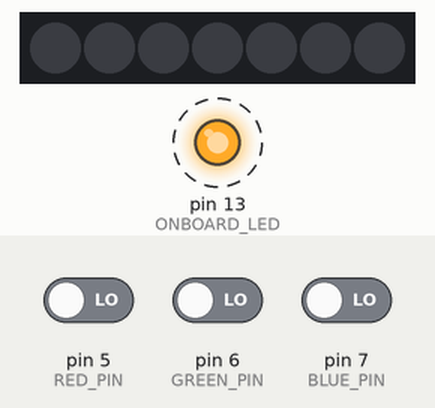
This sketch was run on a simulated Arduino Uno, built with avr-gcc and run on an emulated ATmega328P. Parts: 7 RGB LEDs in strip order, left to right, output pins drawn as LEDs (lit = HIGH). Dashed ring = blinking. The inputs (shaded band) are chosen by the test bench; at power-on: pin 5 (RED_PIN) LOW, pin 6 (GREEN_PIN) LOW, pin 7 (BLUE_PIN) LOW. Dim RGB values are drawn brighter than linear.

Above: at 1.2 s.
1.3 s: pin 5 (RED_PIN) driven HIGH
At 1.65 s:
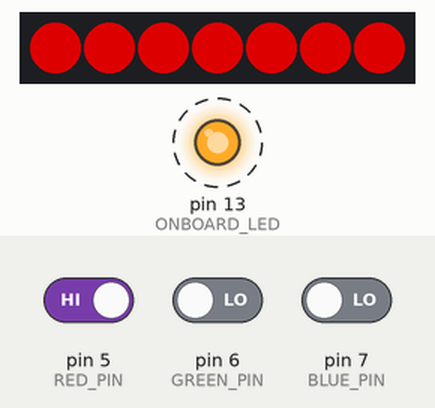
3.9 s: pin 6 (GREEN_PIN) driven HIGH
At 4.67 s:
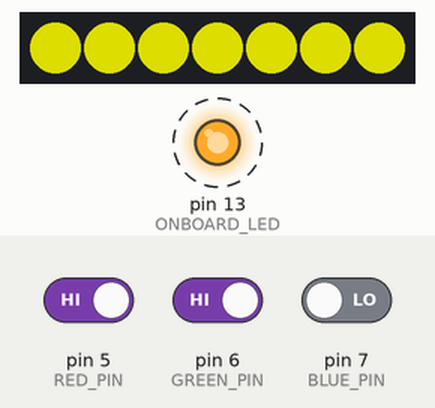
6.6 s: pin 7 (BLUE_PIN) driven HIGH
At 7.08 s:
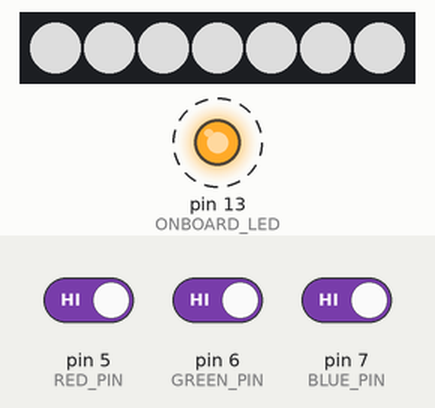
9.3 s: pin 5 (RED_PIN) driven LOW
At 9.49 s:
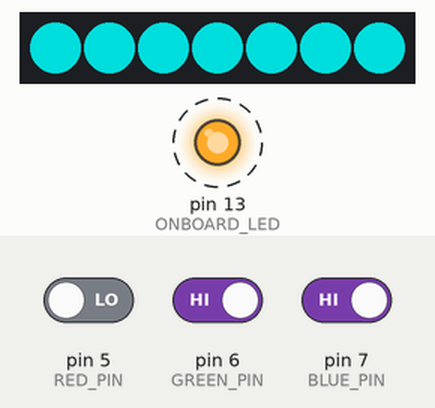
11.7 s: pin 6 (GREEN_PIN) driven LOW
At 11.9 s:
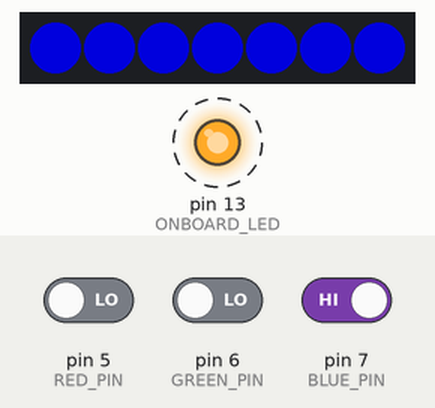
14.1 s: pin 5 (RED_PIN) driven HIGH
At 14.31 s:
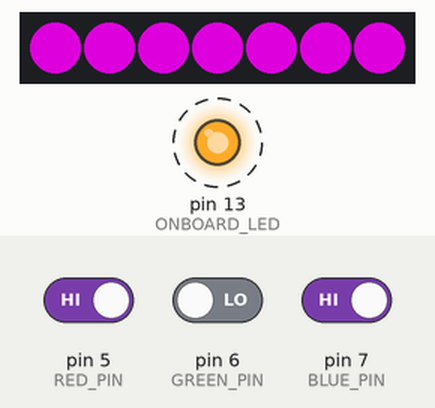
Timing chart, 0 to 17.5 s (numbered marks = the images above; inputs shaded):
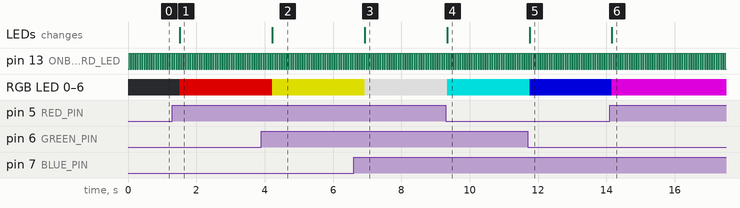

The sketch:

DeepSpaceRobotLEDs.ino
```cpp
#include <FastLED.h>

#define NUM_LEDS 7
#define DATA_PIN 12

#define RED_PIN 5
#define GREEN_PIN 6
#define BLUE_PIN 7

#define ONBOARD_LED 13

#define CHIPSET WS2811
#define COLOR_ORDER RGB
#define BRIGHTNESS 150 // 96 to 200

CRGB leds[NUM_LEDS];

void setup() {
  FastLED.addLeds<CHIPSET, DATA_PIN, COLOR_ORDER>(leds, NUM_LEDS).setCorrection( TypicalLEDStrip );
  FastLED.setBrightness( BRIGHTNESS );
  randomSeed(analogRead(0));
  Serial.begin(9600);
  pinMode(RED_PIN, INPUT);
  pinMode(GREEN_PIN, INPUT);
  pinMode(BLUE_PIN, INPUT);
  pinMode(ONBOARD_LED, OUTPUT);
}

void loop() {
  CRGB color(digitalRead(RED_PIN)*255, digitalRead(GREEN_PIN)*255, digitalRead(BLUE_PIN)*255);
  allColor(color);
  delay(33);

  // just so we know it's running...
  static bool ledState = false;
  ledState ^= true;
  digitalWrite(ONBOARD_LED, ledState);
}

// Changes all LEDS to given color
void allColor(CRGB c){
  for(int i=0; i<NUM_LEDS; i++){
    leds[i] = c;
  }
  FastLED.show();
}
```

Measured:
- after the input at 1.3 s, RGB LED 0–6: off → RGB(150, 0, 0) after 0.21 s; the LEDs: change after 0.21 s (image 1)
- after the input at 3.9 s, RGB LED 0–6: RGB(150, 0, 0) → RGB(150, 150, 0) after 0.32 s; the LEDs: change after 0.32 s (image 2)
- after the input at 6.6 s, RGB LED 0–6: RGB(150, 150, 0) → RGB(150, 150, 150) after 0.33 s; the LEDs: change after 0.33 s (image 3)
- after the input at 9.3 s, RGB LED 0–6: RGB(150, 150, 150) → RGB(0, 150, 150) at once; the LEDs: change at once (image 4)
- after the input at 11.7 s, RGB LED 0–6: RGB(0, 150, 150) → RGB(0, 0, 150) after 0.05 s; the LEDs: change after 0.05 s (image 5)
- after the input at 14.1 s, RGB LED 0–6: RGB(0, 0, 150) → RGB(150, 0, 150) after 0.06 s; the LEDs: change after 0.06 s (image 6)
- by itself, pin 13 (ONBOARD_LED): alternates HIGH for 0.03 s and LOW for 0.03 s
